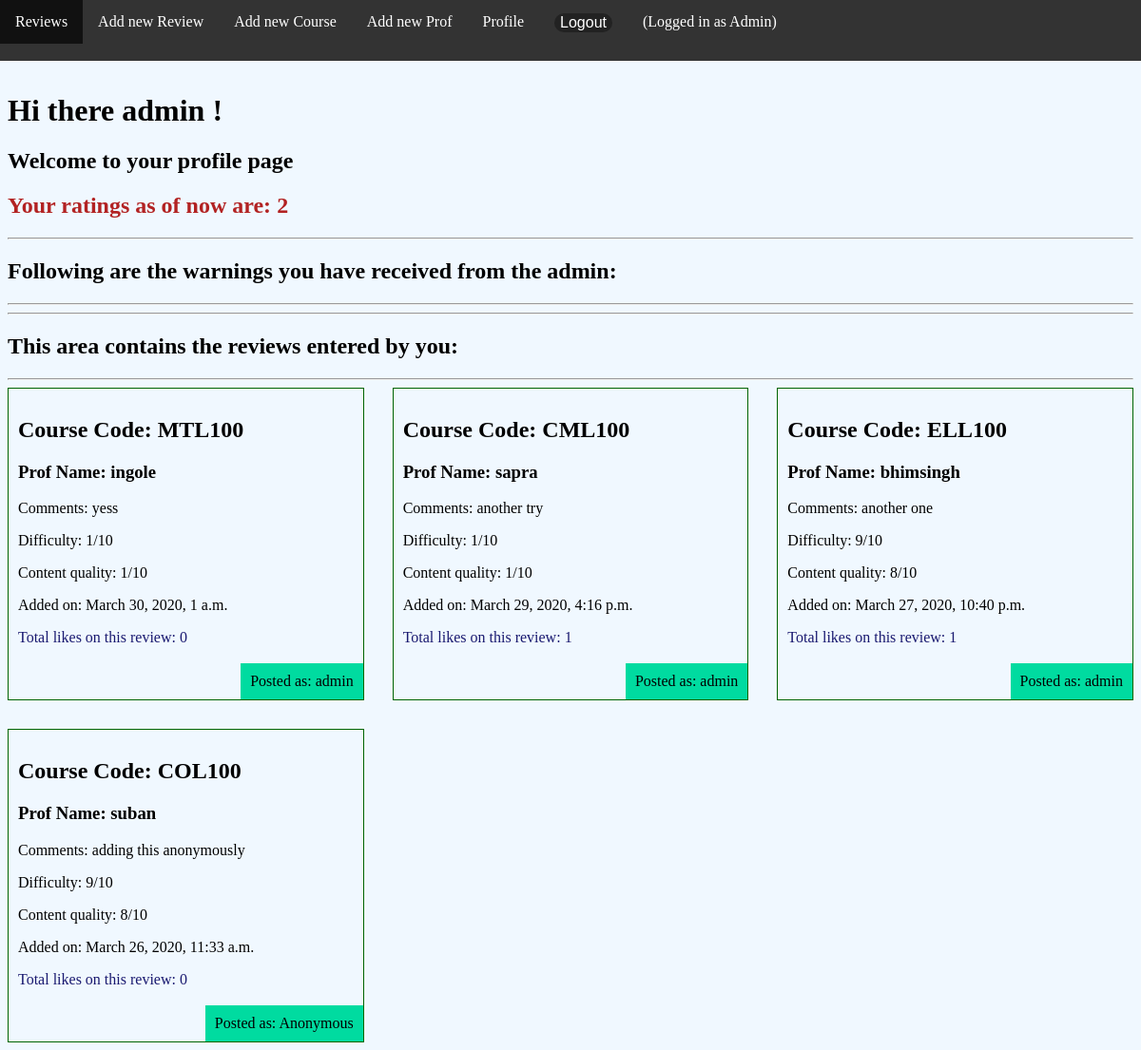
Before: /accounts/profile/ (signed in) with the older database file.
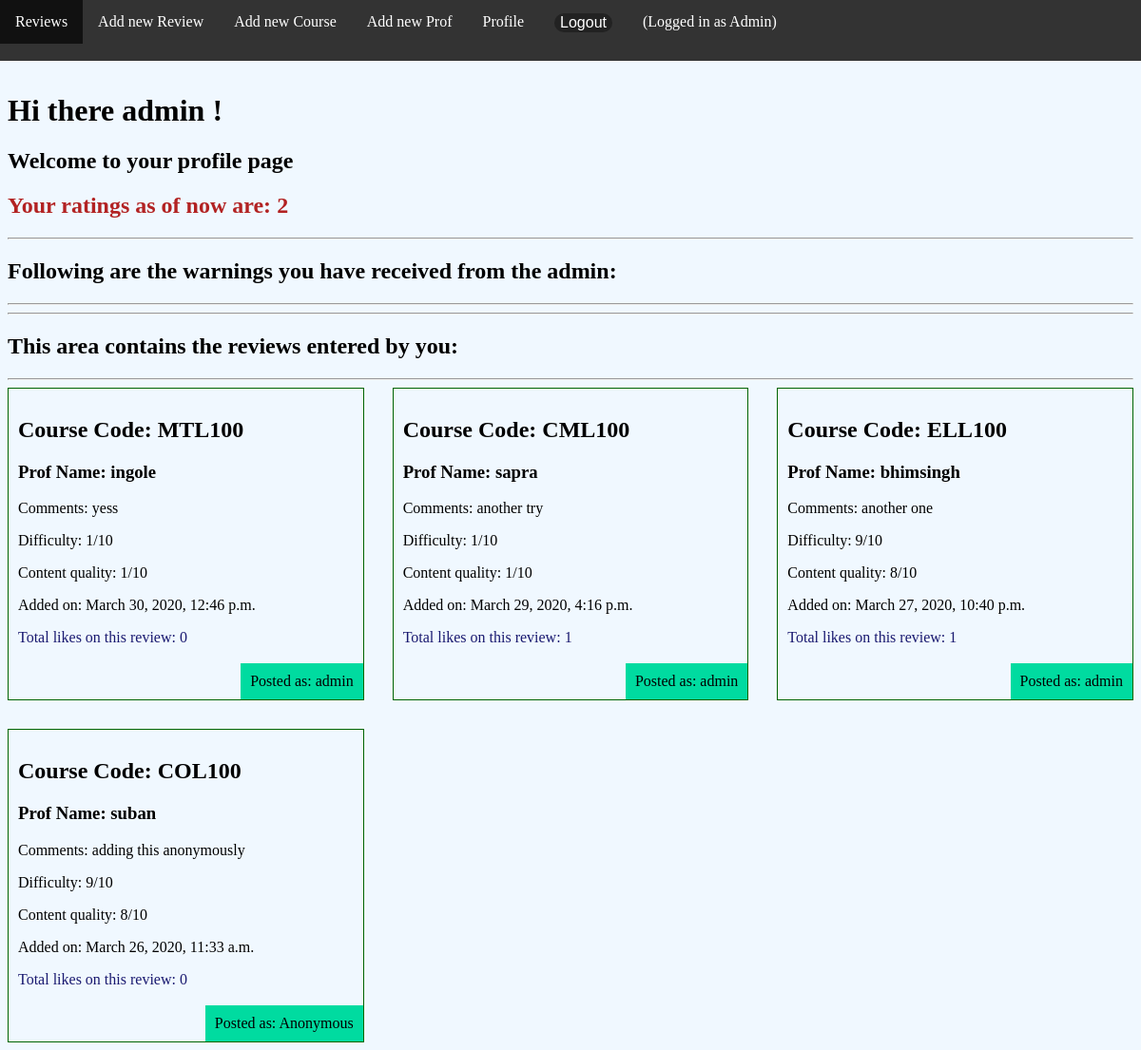
After: the same page with the newer database file.
### review/models.py (models this page shows)
class Review(models.Model):
    code = models.ForeignKey(Course, on_delete=models.CASCADE, null=True)
    prof = models.ForeignKey(Prof, on_delete=models.CASCADE, null=True)
    comment = models.TextField()
    difficulty = models.IntegerField(
        default=1,
        validators=[MaxValueValidator(10), MinValueValidator(1)]
    )
    contentquality = models.IntegerField(
        default=1,
        validators=[MaxValueValidator(10), MinValueValidator(1)]
    )
    BOOL_CHOICES = ((False, 'No'), (True, 'Yes'))
    anonymous = models.BooleanField(choices=BOOL_CHOICES, default=False)
    author = models.ForeignKey(User, on_delete=models.CASCADE, default=None)
    date = models.DateTimeField(auto_now_add=True)
    report = models.BooleanField(
        choices=BOOL_CHOICES, default=False, null=True)
    likes = models.ManyToManyField(User, related_name="likes", blank=True)
    dislikes = models.ManyToManyField(
        User, related_name="dislikes", blank=True)

class Course(models.Model):
    courseName = models.CharField(max_length=50)
    def __str__(self):
        return self.courseName

class Prof(models.Model):
    profname = models.CharField(max_length=100)
    def __str__(self):
        return self.profname

### accounts/views.py (the view)
@login_required(login_url="/accounts/login")
def profile_view(request):
    ratings = LikesCount.objects.all()
    reviews = Review.objects.all().order_by('-date')
    warnings = Warning.objects.all().order_by('-date')
    return render(request, 'accounts/profile.html', {'reviews': reviews, 'warnings': warnings, 'ratings': ratings})

### accounts/templates/accounts/profile.html (shortened to what this page needs)
{% extends 'base_layout.html' %}
{% block content %}
<h1>Hi there {{request.user}} ! </h1>
<h2>Welcome to your profile page</h2>
<h2 style="color:firebrick;">Your ratings as of now are:
    {% for obj in ratings %}
    {% if obj.user == request.user %}
    {{ obj.userlikes }}
    {% endif %}
    {% endfor %}
</h2>
<hr>
<h2>Following are the warnings you have received from the admin: </h2>
<hr>
<hr>
<h2>This area contains the reviews entered by you: </h2>
<hr>
<div class="reviews">
    {% for review in reviews  %}
    {% if review.author == request.user %}
    <div class="review">
        <h2>Course Code: {{review.code}} </h2>
        <h3>Prof Name: {{review.prof}}</h3>
        <p>Comments: {{review.comment}} </p>
        <p>Difficulty: {{review.difficulty}}/10</p>
        <p>Content quality: {{review.contentquality}}/10</p>
        <p>Added on: {{review.date}} </p>
        <p style="color:midnightblue;">
            Total likes on this review: {{review.likes.count}}
        </p>
        <p class="author">Posted as:
            {% if review.anonymous %}
            Anonymous
            {% else %}
            {{review.author.username}}
            {% endif %}
        </p>
    </div>
    {% endif %}
    {% endfor  %}
</div>
{% endblock %}

Changed rows visible on the page:
changed Review "yess": date "March 30, 2020, 1 a.m." → "March 30, 2020, 12:46 p.m."
